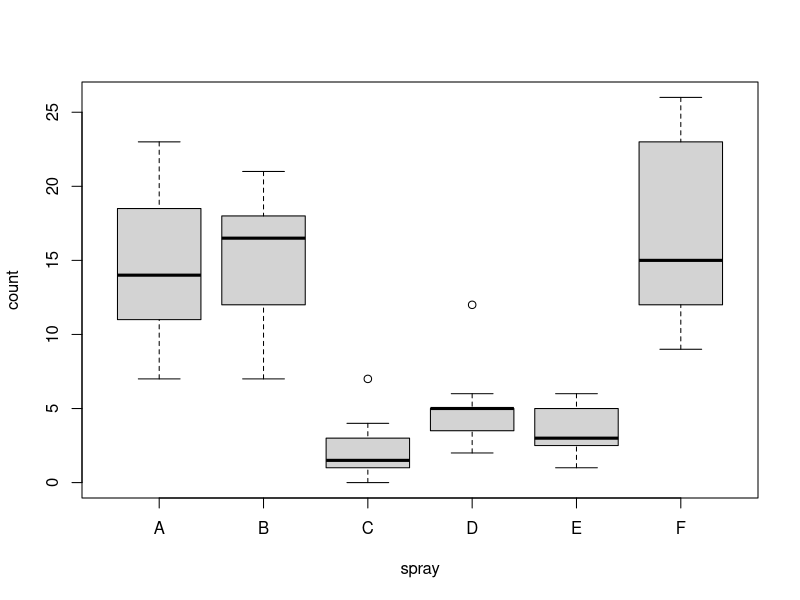
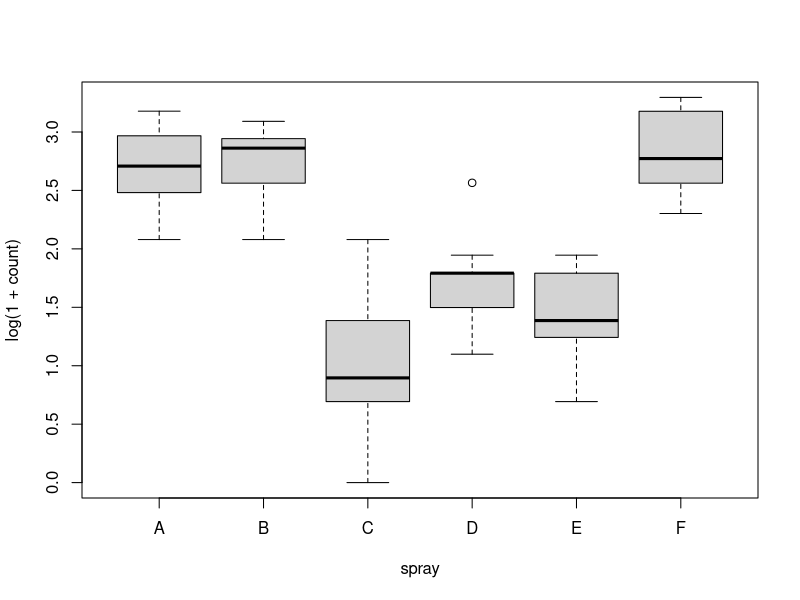
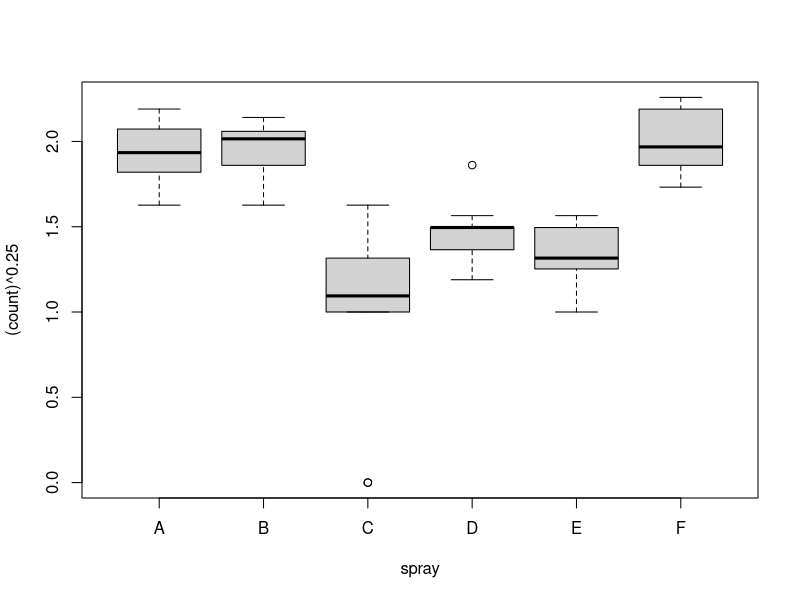
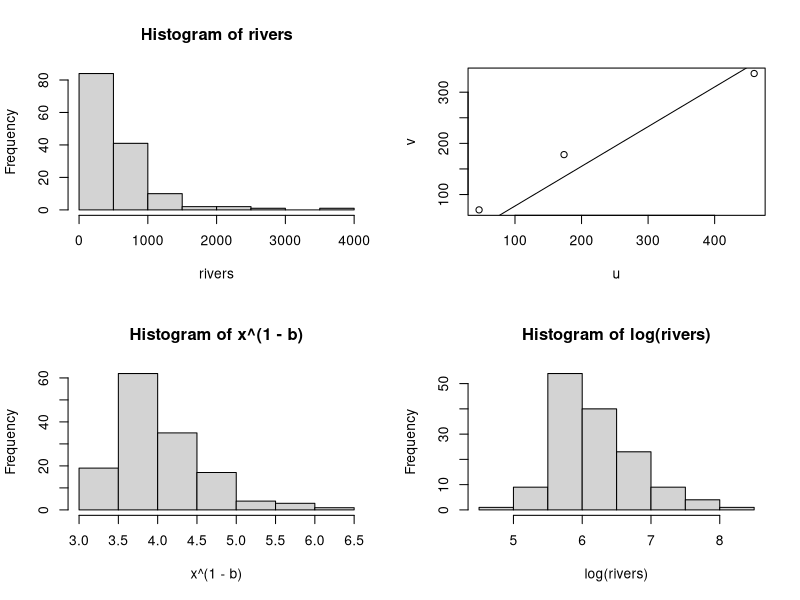
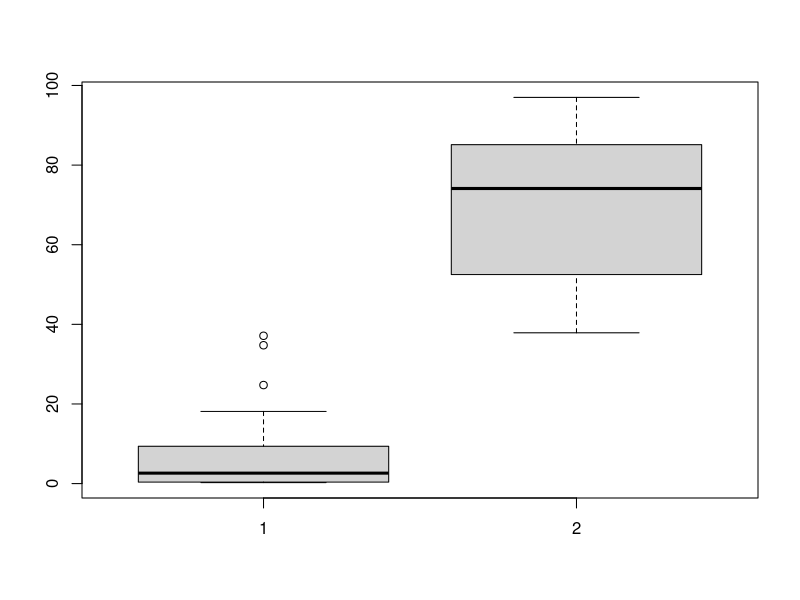
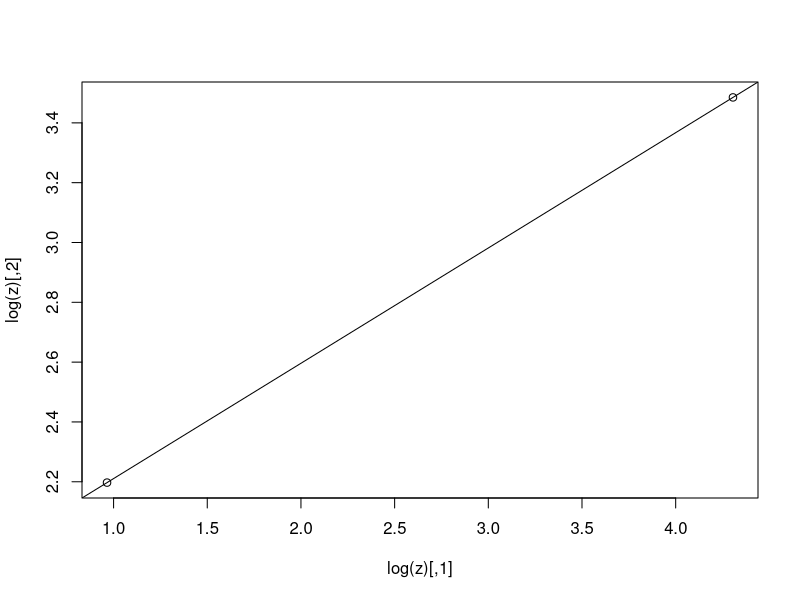
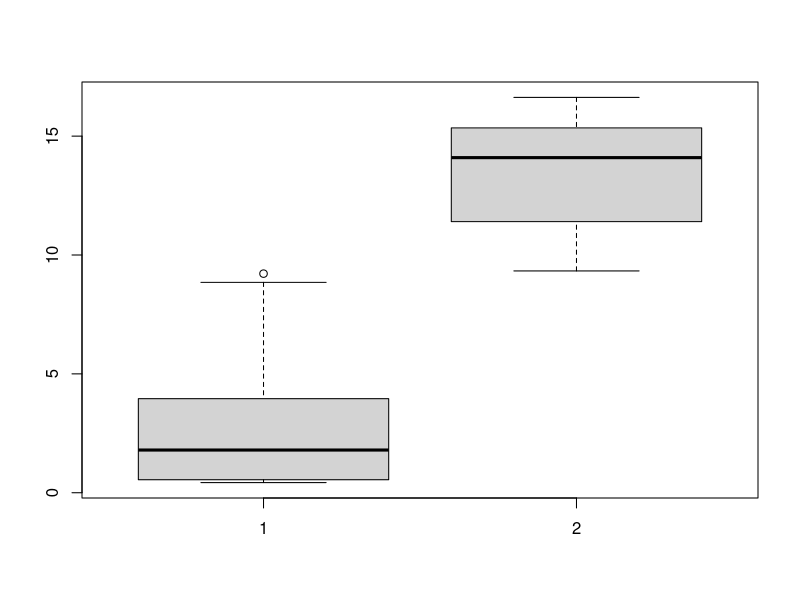

Here is the R script that generated these plots, in order: (Note: this script raises an error after producing the figures.)
#EDA
letval <- function(x, k = 4) {
  LV <- c("M", "F", "E", "D", "C", "B", "A", "Z", "Y", "X", "W")
  out <- array(NA, c(k, 6))
  lx <- rx <- sort(x)
  dimnames(out) <-
    list(LV[1:k],c("LOWER","UPPER","DEPTH","MID","SPREAD","TAIL"))
  for(i in 1:k) {
    out[i, 1:2] <- c(median(lx), median(rx))
    nn <- (length(lx) + 1)/2
    lx <- lx[1:nn]
    rx <- rev(rev(rx)[1:nn])
    out[i, 3] <- nn
  }
  out[, 4] <- (out[, 1] + out[, 2])/2
  out[, 5] <- out[, 2] - out[, 1]
  out[, 6] <- c(0, out[-1, 5]/2/qnorm(1 - 1/2^(2:k)))
  out
}
letval(stack.loss,7)

letval<-function(x,k=4){
  LV= c("M", "F", "E", "D", "C", "B", "A", "Z", "Y", "X", "W")
  out=array(NA, c(k, 6))
  lx<-rx<-sort(x)
  dimnames(out)=list(LV[1:k],c("LOWER","UPPER","DEPTH","MID","SPREAD","TAIL"))
  for(i in 1:k){
    out[i,1:2]=c(median(lx), median(rx))
    nn <- (length(lx) + 1)/2
    lx <- lx[1:nn]
    rx <- rev(rev(rx)[1:nn])
    out[i, 3] <- nn

  }
  out[, 4] <- (out[, 1] + out[, 2])/2
  out[, 5] <- out[, 2] - out[, 1]
  out[, 6] <- c(0, out[-1, 5]/2/qnorm(1 - 1/2^(2:k)))
  out
}



data(InsectSprays)
boxplot(count~spray,data=InsectSprays,col="lightgray")

boxplot(log(1+count)~spray,data=InsectSprays,col="lightgray")
boxplot((count)^0.25~spray,data=InsectSprays,col="lightgray")



letval2 <- function(x, k = 4)
{
  LV <- c("M", "F", "E", "D", "C", "B", "A", "Z", "Y", "X", "W")
  out <- array(NA, c(k, 6))
  lx <- rx <- sort(x)
  dimnames(out) <- list(LV[1:k],c("LOWER","UPPER","DEPTH","MID","SPREAD","TAIL"))
  for(i in 1:k) {
    out[i, 1:2] <- c(median(lx), median(rx))
    nn <- (length(lx) + 1)/2
    lx <- lx[1:nn]
    rx <- rev(rev(rx)[1:nn])
    out[i, 3] <- nn
  }
  out[, 4] <- (out[, 1] + out[, 2])/2
  out[, 5] <- out[, 2] - out[, 1]
  out[, 6] <- c(0, out[-1, 5]/2/qnorm(1 - 1/2^(2:k)))
  out
}
sym <- function(x, k = 7) {
  z <- letval2(x, k)
  M <- z[1,1]
  u <- ((z[-1,2]-M)^2 + (z[-1,1]-M)^2)/(4*M)
  v <- z[-1, 4] - M
  plot(u, v)
  b <- lsfit(u, v, int = F)$coef
  abline(0, b)
  hist(x^(1 - b))
  1 - b
}


par(mfrow=c(2,2))
data(rivers)
hist(rivers)
sym(rivers,4)
hist(log(rivers))




SprVsLevel = function(u1,u2,...) {
  x = list(u1,u2,...)
  z <- sapply(x, function(z){u=letval(z);c(u[1,1],u[2,5])})
  z <- t(z)
  b <- lsfit(log(z[, 1]), log(z[, 2]))$coef
  boxplot(x)
  plot(log(z))
  abline(b)
  lz <- sapply(x, function(u, uu) u^uu, uu=1-b[2])
  if( is.matrix(lz))
    boxplot(data.frame(lz)) else boxplot(lz)
  1 - b[2]
}
x1<-c(0.250,0.375,0.250,0.250,0.250,0.250,1.250,3.250,2.000,1.375,34.750,
      0.625,37.125,12.000,18.125,5.000,10.000,5.250,4.875,0.375,7.000,1.000,0.250,
      9.375,7.125,24.750)
y1<-c(85.000,68.875,97.000,83.500,65.625,52.500,51.000,77.950,85.125,66.625,
      87.625,94.750,58.875,49.650,72.250,48.625,69.250,82.750,52.125,
      89.500,65.125,80.375,47.875,86.125,79.375,37.875,76.000,49.250,86.125,88.000)
par(mfrow=c(1,1))

SprVsLevel = function(u1,...) {
  if(is.list(u1) ) x = u1 else x = list(u1,...)
  z <- sapply(x, function(z){u=letval2(z);c(u[1,1],u[2,5])})
  z <- t(z)
  b <- lsfit(log(z[, 1]), log(z[, 2]))$coef
  boxplot(x)
  plot(log(z))
  abline(b)
  lz <- sapply(x, function(u, uu) u^uu, uu=1-b[2])
  if( is.matrix(lz))
    boxplot(data.frame(lz)) else boxplot(lz)
  1 - b[2]
}


SprVsLevel(x1,y1)







salary=c(150
         ,25
         ,34
         ,23
         , 36
         , 21
         ,19
         ,143
         , 78
         , 210
         ,35
         , 49
         , 40
         ,   49
         ,  29
         ,30
         ,54
         , 37
         , 26
         ,  70
         ,    28
         ,15
         ,136
         ,   3
         ,   10
         ,  22
         ,21
         ,24
         ,27
         , 36
         ,6
         ,  6
         , 15
         ,16
         ,  7
         , 37
         ,66
         , 24
         ,24
         ,25)



##smooth spline
spl <- function(x,y,p=10){
  xx = unique(quantile(x,c(0:(p-1))/(p-1)))
  p = length(xx)
  x = c(seq(from=min(x),to=max(x),length=200),x)
  z = cbind(x,x^2)
  for(i in 1:(p-1)) z <- cbind(z, pmax(x-xx[i],0)^3)
  yy <- data.frame(y=y ,z[-(1:200),]) 
  ff= predict(xlm<-lm(y~.,data=yy),data.frame(z[(1:200),])) 
  plot(x[-(1:200)],y)
  lines(x[1:200],ff)
  list(x=x,y=predict(xlm))
}

x=rnorm(50)
y=rt(50,df=2)
xx = unique(quantile(x,c(0:(10-1))/(10-1)))
xx
x = c(seq(from=min(x),to=max(x),length=200),x)
spl(x,y)








letval2 <- function(x, k = 4)
{
  LV <- c("M", "F", "E", "D", "C", "B", "A", "Z", "Y", "X", "W")
  out <- array(NA, c(k, 6))
  lx <- rx <- sort(x)
  dimnames(out) <- list(LV[1:k],c("LOWER","UPPER","DEPTH","MID","SPREAD","TAIL"))
  for(i in 1:k) {
    out[i, 1:2] <- c(median(lx), median(rx))
    nn <- (length(lx) + 1)/2
    lx <- lx[1:nn]
    rx <- rev(rev(rx)[1:nn])
    out[i, 3] <- nn
  }
  out[, 4] <- (out[, 1] + out[, 2])/2
  out[, 5] <- out[, 2] - out[, 1]
  out[, 6] <- c(0, out[-1, 5]/2/qnorm(1 - 1/2^(2:k)))
  out
}
sym <- function(x, k = 7) {
  z <- letval2(x, k)
  M <- z[1,1]
  u <- ((z[-1,2]-M)^2 + (z[-1,1]-M)^2)/(4*M)
  v <- z[-1, 4] - M
  plot(u, v)
  b <- lsfit(u, v, int = F)$coef
  abline(0, b)
  hist(x^(1 - b))
  1 - b
}
data(rivers)
hist(rivers)
sym(rivers,4)
hist(log(rivers))




####emax model
m1 = nls(ch8~e0 +(emax * dose)/(dose+ed50), start= c(ed50=68, e0=2.4,emax=16),trace=T,data=edd)

m1 = nls(ch8~e0 +(emax * dose)/(dose+ed50), start= c(ed50=68, e0=2.4,emax=16),control=nls.control(maxiter=100),trace=TRUE,na.action=na.omit,data=edd)



##anova
aov



##robust regression
library(MASS)
stack.lm = lm(stack.loss~stack.x)
stack.m = rlm(stack.loss~stack.x,method="M")
stack.mm = rlm(stack.loss~stack.x,method="MM")
stack.lms = lmsreg(stack.x,stack.loss)
res= cbind(stack.lm$resid,stack.m$resid,stack.mm$resid,stack.lms$resid)
par(mfrow=c(3,2))
plot(res[,1:2],pch=20,col=2); abline(0,1)
plot(res[,c(1,3)],pch=20,col=2); abline(0,1)
plot(res[,c(1,4)],pch=20,col=2); abline(0,1)
plot(res[,2:3],pch=20,col=2); abline(0,1)
plot(res[,c(2,4)],pch=20,col=2); abline(0,1)
plot(res[,3:4],pch=20,col=2); abline(0,1)








RU=c(150
     , 25
     ,34
     ,23
     , 36
     ,21
     ,19
     ,143
     ,78
     , 210
     , 35
     ,49
     ,40
     , 49
     ,29
     ,30
     ,54
     ,37
     , 26
     , 70)



CU=c(28
     ,15
     , 136
     , 3
     ,10
     ,22
     ,21
     ,24
     ,27
     ,36
     ,6
     , 6
     , 15
     , 16
     , 7
     ,37
     , 66
     ,24
     , 24
     ,25)
SprVsLevel(RU,CU)



sresult=SprVsLevel(c1,c2)





c1=RU;c2=CU
sresult=SprVsLevel(c1,c2)
while (sresult!=1) {c1=c1^sresult
c2=c2^sresult
sresult=SprVsLevel(c1,c2) 
}
c1=RU^sresult
c2=CU^sresult



sym(c1,4)
sym(c2,4)
